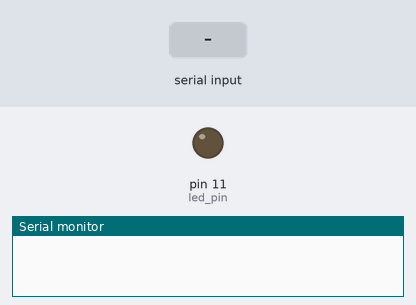
Bench run of a sketch on a simulated Arduino Uno, built with avr-gcc and run on an emulated ATmega328P. Parts: output pins drawn as LEDs (lit = HIGH), the last lines printed to the serial monitor. Inputs (shaded band) come from the test bench.

Above: at 1.2 s.
1.3 s: "on\n" received over Serial
At 2.4 s:
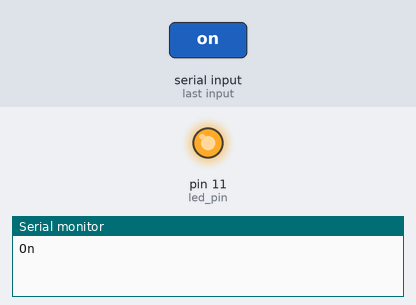
2.8 s: "off\n" received over Serial
At 3.6 s:
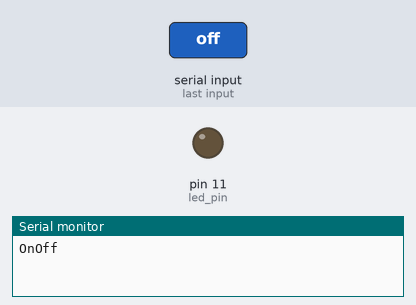
Timing chart, 0 to 5.8 s (numbered marks = the images above; inputs shaded):
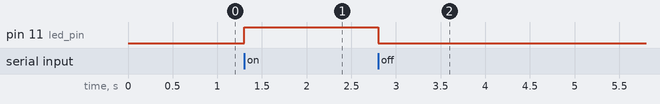

Measured:
- after the input at 1.3 s, pin 11 (led_pin): LOW → HIGH at once
- after the input at 2.8 s, pin 11 (led_pin): HIGH → LOW at once

The sketch:

sketch_mar5a.ino
```cpp
String state;

int led_pin = 11;
void setup() {
  pinMode(led_pin, OUTPUT);
  Serial.begin(9600);

}

void loop() {
  // put your main code here, to run repeatedly:
  if(Serial.available() > 0){
    state = Serial.readStringUntil('\n');
    if(state == "on"){
      digitalWrite(led_pin, HIGH);
      Serial.write("On");
    }
    else if(state == "off"){
      digitalWrite(led_pin, LOW);
      Serial.write("Off");
    }
  }
}
```
